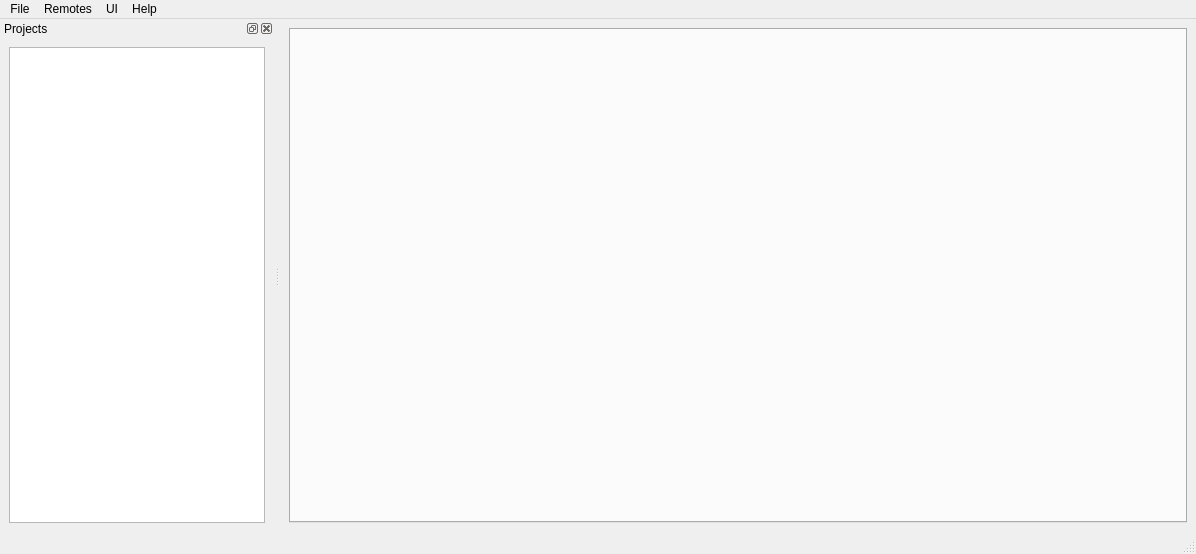
<?xml version="1.0" encoding="UTF-8"?>
<ui version="4.0">
 <class>DigitalTwin::Client::DigitalTwinMainWindow</class>
 <widget class="QMainWindow" name="DigitalTwin::Client::DigitalTwinMainWindow">
  <property name="geometry">
   <rect>
    <x>0</x>
    <y>0</y>
    <width>1196</width>
    <height>554</height>
   </rect>
  </property>
  <property name="windowTitle">
   <string>Digital Twin</string>
  </property>
  <property name="locale">
   <locale language="English" country="UnitedStates"/>
  </property>
  <property name="unifiedTitleAndToolBarOnMac">
   <bool>true</bool>
  </property>
  <widget class="QWidget" name="centralwidget">
   <layout class="QVBoxLayout" name="verticalLayout">
    <item>
     <widget class="QTabWidget" name="CentralTabWidget">
      <property name="currentIndex">
       <number>-1</number>
      </property>
      <property name="usesScrollButtons">
       <bool>false</bool>
      </property>
      <property name="movable">
       <bool>false</bool>
      </property>
     </widget>
    </item>
   </layout>
  </widget>
  <widget class="QMenuBar" name="menubar">
   <property name="geometry">
    <rect>
     <x>0</x>
     <y>0</y>
     <width>1196</width>
     <height>24</height>
    </rect>
   </property>
   <widget class="QMenu" name="menuFile">
    <property name="title">
     <string>File</string>
    </property>
    <addaction name="actionSave_Results"/>
    <addaction name="separator"/>
    <addaction name="actionOpen_SysMLv2_File"/>
   </widget>
   <widget class="QMenu" name="menuRemotes">
    <property name="title">
     <string>Remotes</string>
    </property>
    <addaction name="actionConnect_to_Remotes"/>
    <addaction name="separator"/>
    <addaction name="actionConnect"/>
    <addaction name="actionDisconnect"/>
    <addaction name="actionRefresh"/>
   </widget>
   <widget class="QMenu" name="menuHelp">
    <property name="title">
     <string>Help</string>
    </property>
    <addaction name="actionAbout"/>
   </widget>
   <widget class="QMenu" name="menuUI">
    <property name="title">
     <string>UI</string>
    </property>
    <addaction name="actionShow_Projects_Dockwidget"/>
    <addaction name="actionShow_Variables_Dockwidget"/>
   </widget>
   <addaction name="menuFile"/>
   <addaction name="menuRemotes"/>
   <addaction name="menuUI"/>
   <addaction name="menuHelp"/>
  </widget>
  <widget class="QStatusBar" name="statusbar"/>
  <widget class="QDockWidget" name="ProjectsDockWidget">
   <property name="floating">
    <bool>false</bool>
   </property>
   <property name="features">
    <set>QDockWidget::DockWidgetFeature::DockWidgetClosable|QDockWidget::DockWidgetFeature::DockWidgetFloatable|QDockWidget::DockWidgetFeature::DockWidgetMovable</set>
   </property>
   <property name="windowTitle">
    <string>Projects</string>
   </property>
   <attribute name="dockWidgetArea">
    <number>1</number>
   </attribute>
   <widget class="QWidget" name="dockWidgetContents_2">
    <layout class="QHBoxLayout" name="horizontalLayout_2">
     <item>
      <widget class="QTreeView" name="ProjectTreeView"/>
     </item>
    </layout>
   </widget>
  </widget>
  <action name="actionSave_Results">
   <property name="text">
    <string>Save Results</string>
   </property>
  </action>
  <action name="actionConnect_to_Remotes">
   <property name="icon">
    <iconset theme="preferences-desktop"/>
   </property>
   <property name="text">
    <string>Remotes Settings</string>
   </property>
   <property name="iconVisibleInMenu">
    <bool>true</bool>
   </property>
  </action>
  <action name="actionAbout">
   <property name="text">
    <string>About</string>
   </property>
  </action>
  <action name="actionShow_Projects_Dockwidget">
   <property name="checkable">
    <bool>true</bool>
   </property>
   <property name="checked">
    <bool>true</bool>
   </property>
   <property name="text">
    <string>Show Projects Dockwidget</string>
   </property>
  </action>
  <action name="actionShow_Variables_Dockwidget">
   <property name="checkable">
    <bool>true</bool>
   </property>
   <property name="checked">
    <bool>true</bool>
   </property>
   <property name="text">
    <string>Show Variables Dockwidget</string>
   </property>
  </action>
  <action name="actionConnect">
   <property name="text">
    <string>Connect</string>
   </property>
  </action>
  <action name="actionDisconnect">
   <property name="text">
    <string>Disconnect</string>
   </property>
  </action>
  <action name="actionOpen_SysMLv2_File">
   <property name="text">
    <string>Open SysMLv2 File</string>
   </property>
  </action>
  <action name="actionRefresh">
   <property name="text">
    <string>Refresh</string>
   </property>
  </action>
 </widget>
 <resources/>
 <connections/>
</ui>
